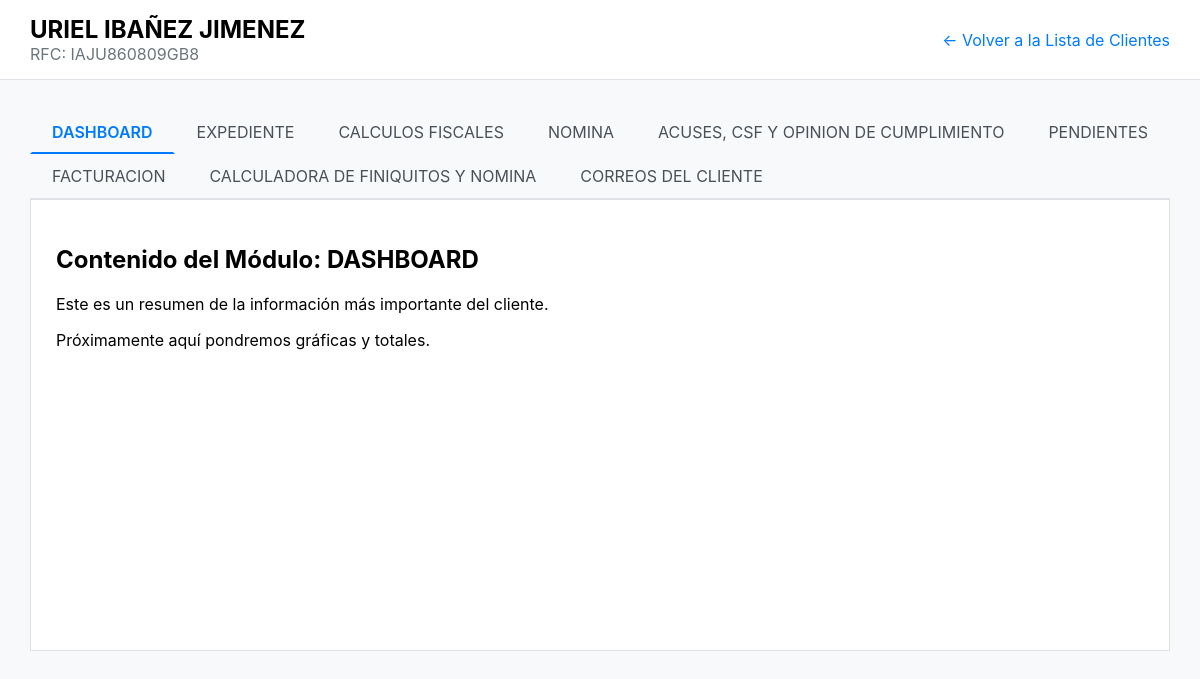
The app's page /cliente/2/ (signed in) with its own data.
### contabilidad/models.py (models this page shows, shortened)
class Cliente(models.Model):
    usuarios_asignados = models.ManyToManyField(User, blank=True)
    nombre = models.CharField(max_length=200)
    rfc = models.CharField(max_length=13, unique=True)
    fecha_creacion = models.DateTimeField(auto_now_add=True)
    modulos_activos = models.ManyToManyField(Modulo, blank=True)
    regimen_fiscal = models.CharField("Régimen Fiscal", max_length=200, blank=True)
    domicilio = models.TextField(blank=True)
    telefono = models.CharField("Teléfono", max_length=20, blank=True)
    correo = models.EmailField("Correo", max_length=254, blank=True)
    fecha_inicio_operaciones = models.DateField("Fecha de inicio de operaciones", blank=True, null=True)
    no_recurrente = models.CharField("No. Recurrente", max_length=50, blank=True)
    tipo = models.CharField(max_length=100, blank=True)
    estatus = models.CharField(max_length=100, blank=True)
    tipo_de_servicio = models.CharField("Tipo de servicio", max_length=200, blank=True)
    giro_comercial = models.CharField("Giro Comercial", max_length=200, blank=True)
    forma_de_pago = models.CharField("Forma de Pago", max_length=100, blank=True)
    honorarios = models.DecimalField(max_digits=10, decimal_places=2, default=0.00)
    socio = models.CharField("Socio", max_length=255, blank=True)
    areas = models.CharField("Áreas", max_length=255, blank=True)

class Modulo(models.Model):
    nombre = models.CharField(max_length=100, unique=True)
    descripcion = models.TextField(blank=True, null=True)
    cuestionarios = models.ManyToManyField(Cuestionario, blank=True)

### contabilidad/views.py (the view)
# urls.py: path('cliente/<int:cliente_id>/', views.dashboard_cliente_view, name='cliente_dashboard'),
@login_required(login_url='login')
def dashboard_cliente_view(request, cliente_id):
    cliente = get_object_or_404(Cliente, id=cliente_id, usuarios_asignados=request.user)
    contexto = {
        'cliente': cliente,
        'modulos': cliente.modulos_activos.all(),
        'active_tab': 'Dashboard'
    }
    return render(request, 'dashboard_cliente.html', contexto)

### contabilidad/templates/dashboard_cliente.html
{% extends 'cliente_base.html' %}
{% block content %}
    <h2>Contenido del Módulo: DASHBOARD</h2>
    <p>Este es un resumen de la información más importante del cliente.</p>
    <p>Próximamente aquí pondremos gráficas y totales.</p>
{% endblock %}

### contabilidad/templates/cliente_base.html (shortened to what this page needs)
<!DOCTYPE html>
<html lang="es">
<head>
</head>
<body>
    <div class="header">
        <div>
            <h1>{{ cliente.nombre }}</h1>
            <p style="margin: 0; color: #6c757d;">RFC: {{ cliente.rfc }}</p>
        </div>
        <a href="{% url 'cliente_list' %}">← Volver a la Lista de Clientes</a>
    </div>
    <div class="content">
        <nav class="tab-nav">
            {% for modulo in modulos %}
                {% if modulo.nombre|upper == "DASHBOARD" %}
                    <a href="{% url 'cliente_dashboard' cliente.id %}" class="{% if active_tab == 'Dashboard' %}active{% endif %}">{{ modulo.nombre }}</a>
                {% elif modulo.nombre|upper == "EXPEDIENTE" %}
                    <a href="{% url 'expediente' cliente.id %}" class="{% if active_tab == 'Expediente' %}active{% endif %}">{{ modulo.nombre }}</a>
                {% elif modulo.nombre|upper == "FACTURACION" or modulo.nombre|upper == "CARGA DE XMLS" %}
                    <a href="{% url 'xml_viewer_default' cliente.id %}" class="{% if active_tab == 'FACTURACION' %}active{% endif %}">{{ modulo.nombre }}</a>
                {% elif modulo.nombre|upper == "CÁLCULOS FISCALES" or modulo.nombre|upper == "CALCULOS FISCALES" %}
                    <a href="{% url 'iva' cliente.id %}" class="{% if active_tab == 'Cálculo IVA' %}active{% endif %}">{{ modulo.nombre }}</a>
                {% else %}
                    <a href="#">{{ modulo.nombre }}</a>
                {% endif %}
            {% endfor %}
        </nav>
        <div class="tab-content">
            {% block content %}{% endblock %}
        </div>
    </div>
</body>
</html>

### contabilidad/templates/cliente_base.html (style rules this page uses)
body { font-family: -apple-system, BlinkMacSystemFont, "Segoe UI", Roboto, "Helvetica Neue", Arial, sans-serif; margin: 0; background-color: #f8f9fa; }
.header { background-color: white; padding: 15px 30px; border-bottom: 1px solid #dee2e6; display: flex; justify-content: space-between; align-items: center; }
.header h1 { margin: 0; font-size: 24px; }
.header a { text-decoration: none; color: #007bff; }
.content { padding: 30px; }
.tab-nav { display: flex; border-bottom: 2px solid #dee2e6; margin-bottom: -1px; flex-wrap: wrap; }
.tab-nav a { padding: 10px 20px; text-decoration: none; color: #495057; border: 2px solid transparent; }
.tab-nav a.active { color: #007bff; border-bottom: 2px solid #007bff; font-weight: 600; }
.tab-content { background-color: white; padding: 25px; border: 1px solid #dee2e6; min-height: 400px; }

### records on screen
Cliente: nombre "URIEL IBAÑEZ JIMENEZ", rfc "IAJU860809GB8"
Modulo: nombre "DASHBOARD"
Modulo: nombre "EXPEDIENTE"
Modulo: nombre "CALCULOS FISCALES"
Modulo: nombre "NOMINA"
Modulo: nombre "ACUSES, CSF Y OPINION DE CUMPLIMIENTO"
Modulo: nombre "PENDIENTES"
Modulo: nombre "FACTURACION"
Modulo: nombre "CALCULADORA DE FINIQUITOS Y NOMINA"
Modulo: nombre "CORREOS DEL CLIENTE"
